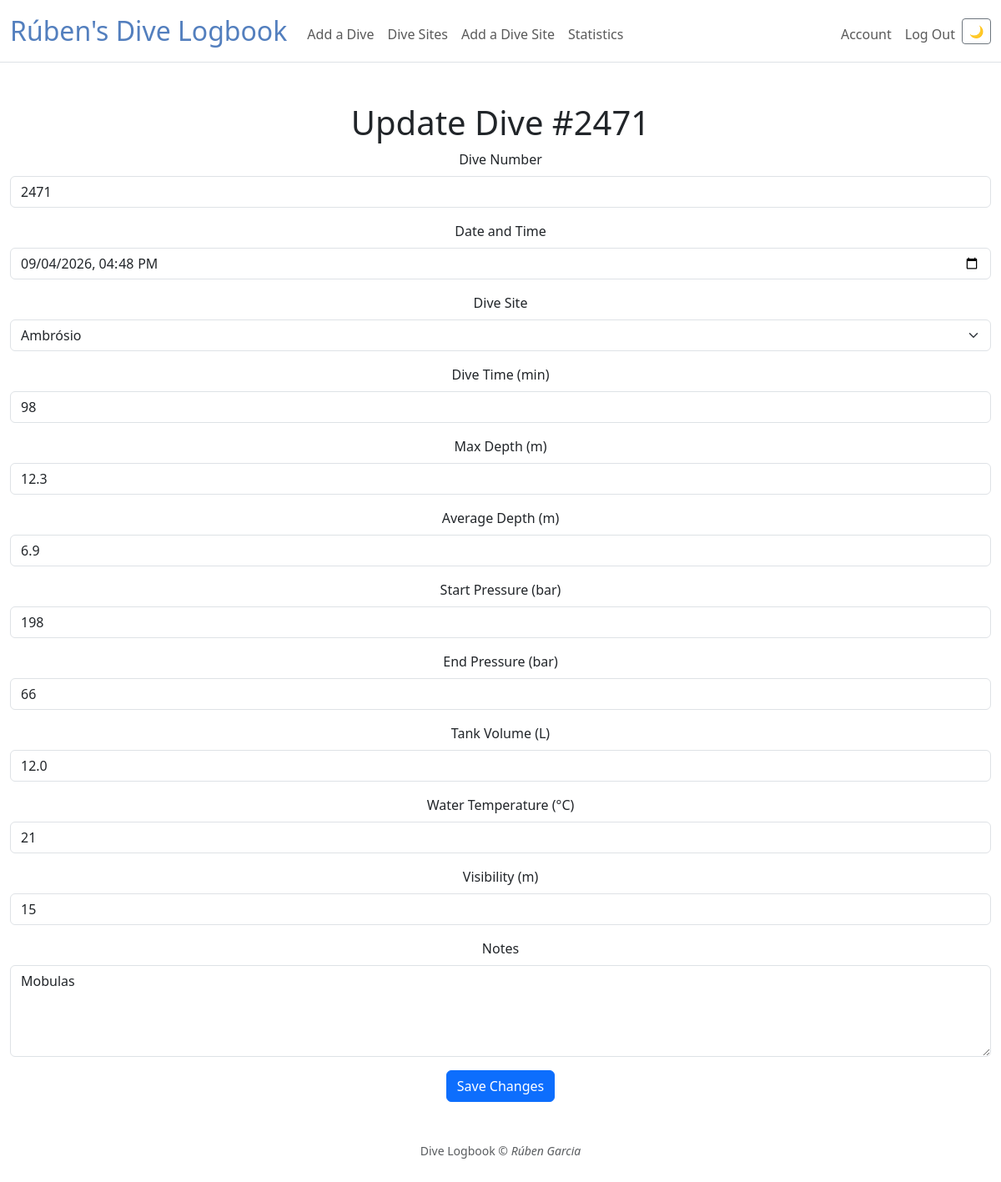
The page /update_dive?id=1 (signed in) on the database its author committed.
### tables this page shows
CREATE TABLE "logs" (
    "id" INTEGER,
    "user_id" INTEGER NOT NULL,
    "number" INTEGER NOT NULL,
    "datetime" TEXT NOT NULL DEFAULT CURRENT_TIMESTAMP,
    "divesite_id" INTEGER NOT NULL,
    "dive_time" INTEGER NOT NULL CHECK("dive_time" BETWEEN 1 AND 180),
    "max_depth" REAL NOT NULL CHECK("max_depth" > 0 AND "max_depth" < 200),
    "av_depth" REAL CHECK("av_depth" IS NULL OR ("av_depth" > 0 AND "av_depth" < "max_depth")),
    "start_pressure" INTEGER CHECK("start_pressure" > 0 AND "start_pressure" <= 232),
    "end_pressure" INTEGER CHECK("start_pressure" IS NULL OR "end_pressure" IS NULL OR "start_pressure" >= "end_pressure" AND "end_pressure" > 0),
    "volume" REAL DEFAULT 12 CHECK("volume" BETWEEN 1 AND 15),
    "sac" REAL,
    "water_temp" INTEGER CHECK("water_temp" BETWEEN -2 AND 40),
    "visibility" INTEGER CHECK("visibility" >= 0),
    "notes" TEXT,
    PRIMARY KEY("id"),
    FOREIGN KEY("divesite_id") REFERENCES "divesites"("id"),
    FOREIGN KEY("user_id") REFERENCES "users"("id") ON DELETE CASCADE,
    UNIQUE("user_id", "number")
);

CREATE TABLE "divesites" (
    "id" INTEGER,
    "divesite" TEXT NOT NULL UNIQUE,
    PRIMARY KEY("id")
);

### app.py (the view, shortened to what this page needs)
@app.route("/update_dive", methods=["GET", "POST"])
@login_required
def update_dive():
    dive_id = request.args.get("id")
    if not dive_id:
        flash("Invalid Dive")
        return redirect("/")
    dive = db.execute(
        "SELECT * FROM logbook WHERE id = ? AND user_id = ?",
        dive_id,
        session["user_id"],
    )
    if not dive:
        flash("Dive Not Found")
        return redirect("/")
    divesites = db.execute("SELECT id, divesite FROM divesites ORDER BY divesite")
    return render_template("update_dive.html", dive=dive[0], divesites=divesites)

### app.py (called while the page is built)
@app.after_request
def after_request(response):
    response.headers["Cache-Control"] = "no-cache, no-store, must-revalidate"
    response.headers["Expires"] = 0
    response.headers["Pragma"] = "no-cache"
    return response

### helpers.py (called while the page is built)
def login_required(f):
    @wraps(f)
    def decorated_function(*args, **kwargs):
        if session.get("user_id") is None:
            return redirect("/login")
        return f(*args, **kwargs)
    return decorated_function

### templates/update_dive.html (shortened to what this page needs)
{% extends "layout.html" %}
{% block main %}
    <h1>Update Dive #{{ dive.number }}</h1>
    <form action="/update_dive" method="post">
        <div class="mb-3">
            <label for="number" class="form-label">Dive Number</label>
            <input
                class="form-control"
                id="number"
                name="number"
                type="number"
                value="{{ dive.number }}"
                required>
        </div>
        <div class="mb-3">
            <label for="datetime" class="form-label">Date and Time</label>
            <input
                class="form-control"
                id="datetime"
                name="datetime"
                type="datetime-local"
                value="{{ dive.datetime }}"
                required>
        </div>
        <div class="mb-3">
            <label for="divesite_id" class="form-label">Dive Site</label>
            <select
                class="form-select"
                id="divesite_id"
                name="divesite_id"
                required>
                {% for site in divesites %}
                    <option
                        value="{{ site.id }}"
                        {% if site.id == dive.divesite_id %}selected{% endif %}>
                        {{ site.divesite }}
                    </option>
                {% endfor %}
            </select>
        </div>
        <div class="mb-3">
            <label for="dive_time" class="form-label">Dive Time (min)</label>
            <input
                class="form-control"
                id="dive_time"
                name="dive_time"
                type="number"
                min="1"
                max="180"
                value="{{ dive.dive_time }}"
                required>
        </div>
        <div class="mb-3">
            <label for="max_depth" class="form-label">Max Depth (m)</label>
            <input
                class="form-control"
                id="max_depth"
                name="max_depth"
                type="number"
                step="0.1"
                value="{{ dive.max_depth }}"
                required>
        </div>
        <div class="mb-3">
            <label for="av_depth" class="form-label">Average Depth (m)</label>
            <input
                class="form-control"
                id="av_depth"
                name="av_depth"
                type="number"
                step="0.1"
                value="{{ dive.av_depth or '' }}">
        </div>
        <div class="mb-3">
            <label for="start_pressure" class="form-label">Start Pressure (bar)</label>
            <input
                class="form-control"
                id="start_pressure"
                name="start_pressure"
                type="number"
                value="{{ dive.start_pressure or '' }}">
        </div>
        <div class="mb-3">
            <label for="end_pressure" class="form-label">End Pressure (bar)</label>
            <input
                class="form-control"
                id="end_pressure"
                name="end_pressure"
                type="number"
                value="{{ dive.end_pressure or '' }}">
        </div>
        <div class="mb-3">
            <label for="volume" class="form-label">Tank Volume (L)</label>
            <input
                class="form-control"
                id="volume"
                name="volume"
                type="number"
                step="0.1"
                value="{{ dive.volume }}">
        </div>
        <div class="mb-3">
            <label for="water_temp" class="form-label">Water Temperature (°C)</label>
            <input
                class="form-control"
                id="water_temp"
                name="water_temp"
                type="number"
                value="{{ dive.water_temp or '' }}">
        </div>
        <div class="mb-3">
            <label for="visibility" class="form-label">Visibility (m)</label>
            <input
                class="form-control"
                id="visibility"
                name="visibility"
                type="number"
                value="{{ dive.visibility or '' }}">
        </div>
        <div class="mb-3">
            <label for="notes" class="form-label">Notes</label>
            <textarea
                class="form-control"
                id="notes"
                name="notes"
                rows="4">{{ dive.notes or '' }}</textarea>
        </div>
        <button class="btn btn-primary" type="submit">
            Save Changes
        </button>
    </form>
{% endblock %}

### rows shown on the page
logs: number "2471", datetime "09/04/2026 16:48", divesite_id "Ambrósio", dive_time "98", max_depth "12.3", av_depth "6.9", start_pressure "198", end_pressure "66", volume "12.0", water_temp "21", visibility "15", notes "Mobulas"

### other values the page prints
{{ session["name"] }} "Rúben"
